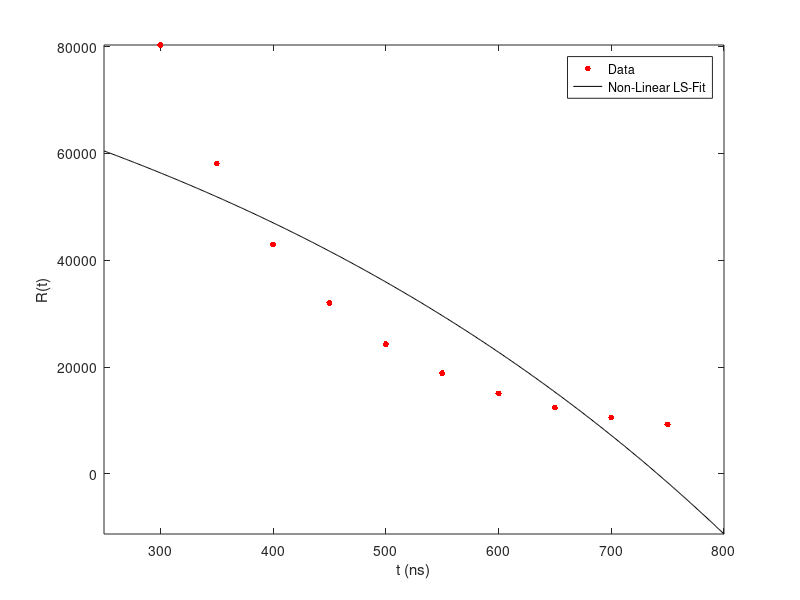

MATLAB code to generate this figure:
%% Task 6
% Statistical Methods
% Home Exam, Spring 2014
%
% Mikael Mieskolainen

clear; close all;

warning off;

% Time points (ns)
global t; % Global because of the optimization routine
t = [300 350 400 450 500 550 600 650 700 750]';

% Number (N) of decays in 10 ns windows at the given time points in t
N = [803000 581083 429666 320016 242783 188487 150737 124103 105397 92748]';

% Decay rates, R = dN/dT ~ deltaN /deltaT when deltaT -> 0
global R; % Global because of the optimization routine
R = N / 10; % 10 ns window,
% i.e. we approximate dN/dT using a finite difference deltaN / deltaT,
% i.e. secant approximation


%% i.)

% Let's do a non-linear least squares fit, because all the change of
% variable tricks and (log) transforms together with linear fit 
% fail in this case
% (if we want to keep lambda, A and B as a seperate variables)

% Parameter vector (lambda, A, B) initial estimate,
% this needs to be reasonably good
theta0 = [-0.006 5.5e5 5000];

% Cost function
costf = @(theta) R - ( theta(2)*exp(-theta(1)*t) + theta(3) ); 

% Non-linear Least Squares, basically it does vector Taylor's polynomial
% expansion => Jacobian matrix linearization of the usual normal
% equations of the linear least squares, which are iterated into the
% direction of the gradient of the least squares cost.
% Guaranteed to converge to a local minimum only in this case,
% because the problem is non-convex, thus the initial estimate must be good.

% Jacobian matrix is approximated by the routine with finite differences,
% which is good in this case because our function is smooth.
[theta_hat,resnorm,residual,~,~,~,jacobian] = lsqnonlin(costf, theta0);
jacobian = full(jacobian); % Make it non-sparse datatype

% Parameter estimates
lambda = theta_hat(1);
A = theta_hat(2);
B = theta_hat(3);

% One of the reason to use non-linear least squares here with Jacobian
% matrix information is the easy uncertainty estimation based on
% RCF-theory.

% Uncertainty estimates by linearization (G. Gowan), i.e. using the
% Jacobian matrix (Fisher's) information evaluated at the parameter
% estimate point (lambda_hat, A_hat, B_hat) is

% Parameter covariance matrix estimate
% Note that we use residual as error estimates here, as often done.
C = mean(residual.^2)*inv(jacobian'*jacobian)';
std_lambda = sqrt(C(1,1));
std_A = sqrt(C(2,2));
std_B = sqrt(C(3,3));

% Parameter estimates and their uncertainties
fprintf('Task 6. i.) lambda = %0.7f +- %0.7f \n', lambda, std_lambda);
fprintf('Task 6. i.) A = %0.0f +- %0.4f \n', A, std_A);
fprintf('Task 6. i.) B = %0.2f +- %0.5f \n', B, std_B);

% However, these parameter estimates are based on the local optimum
% estimate of the parameter vector, and their uncertainties on 
% the LS-cost function's curvature around it. Actually we should use first
% some global optimization technique like
% simulated annealing to find the best initial estimate for the non-linear
% least squares iteration, i.e. the estimated uncertainties do not take
% per se into account the cost functions multiple minimas (that's why they
% are objectively speaking relatively small).

% Plot data
figure;
plot(t, R, 'r.', 'MarkerSize', 14); hold on;

% Plot fit
t_range = 250:800;
plot(t_range, A*exp(-lambda*t_range) + B, 'k-');
axis tight;

xlabel('t (ns)'); ylabel('R(t)');
legend('Data', 'Non-Linear LS-Fit')


%% ii.)

% Lifetime, as given in the exam paper as a function of decay constant,
% NOTE! I think this is actually half-life, not mean lifetime which is
% by definition tau = 1 / lambda. However, let's calculate both.
tau = log(2) / lambda;
tau_alternative = 1 / lambda;

% Wikipedia http://en.wikipedia.org/wiki/Exponential_decay

% The uncertainty on tau can be obtained easily by error propagation:
% d/d lambda ( ln(2) / lambda ) = -ln(2) / lambda^2

% Error propagation formula gives the uncertainty on tau as
sigma_tau = sqrt((-log(2) / (lambda^2))^2 * std_lambda^2);
sigma_tau_alternative = sqrt((- 1 / (lambda^2))^2 * std_lambda^2);

fprintf('Task 6. ii) Lifetime (= ln 2/lambda) is tau = %0.1f +- %0.3f (ns) \n', ...
        tau, sigma_tau);
fprintf('Task 6. ii) Lifetime (= 1/lambda) is tau = %0.1f +- %0.3f (ns) \n', ...
        tau_alternative, sigma_tau_alternative);
    
% The 1/lambda way to calculate lifetime seems to give a value which is
% much closer to the Wikipedia mean lifetime (138 ns) of the orthopositronium

